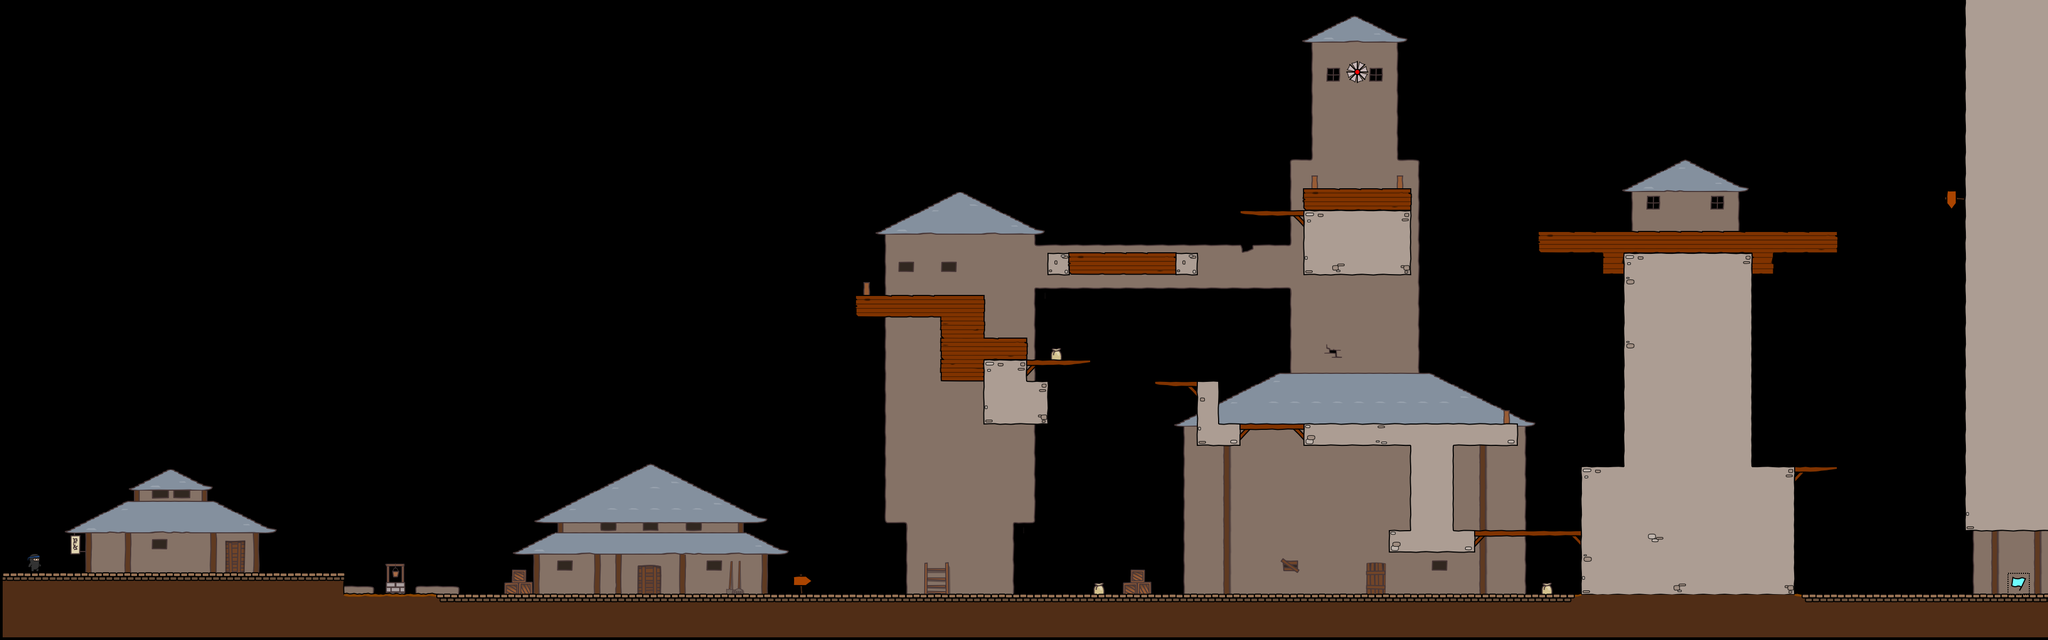

Below is a game level as drawn by its tile map, then a one-line description and the .tmx that defines it (tile-layer data replaced by summaries):
An orthogonal 96x30 tile map with 40x40 px tiles, 4 tile layers (bg, walls, objects, fg), 4 tilesets.

<map version="1.0" orientation="orthogonal" width="96" height="30" tilewidth="40" tileheight="40">
 <tileset firstgid="1" name="world1" tilewidth="50" tileheight="50">
  <image source="world1.png" width="400" height="850" />
 </tileset>
 <tileset firstgid="137" name="background" tilewidth="40" tileheight="40">
  <image source="background1.png" width="320" height="1480" />
 </tileset>
 <tileset firstgid="433" name="objectpalette" tilewidth="50" tileheight="50">
  <image source="objectpalette.png" width="400" height="500" />
 </tileset>
 <tileset firstgid="513" name="foreground" tilewidth="50" tileheight="50">
  <image source="foreground1.png" width="400" height="400" />
 </tileset>
 <layer name="bg" width="96" height="30">
  <data>[2880 cells, 603 non-empty, 83 distinct tile ids]</data>
 </layer>
 <layer name="walls" width="96" height="30">
  <data>[2880 cells, 544 non-empty, 46 distinct tile ids]</data>
 </layer>
 <layer name="objects" width="96" height="30">
  <data>[2880 cells, 3 non-empty, 3 distinct tile ids]</data>
 </layer>
 <layer name="fg" width="96" height="30">
  <data>[2880 cells, 0 non-empty, 0 distinct tile ids]</data>
 </layer>
</map>
